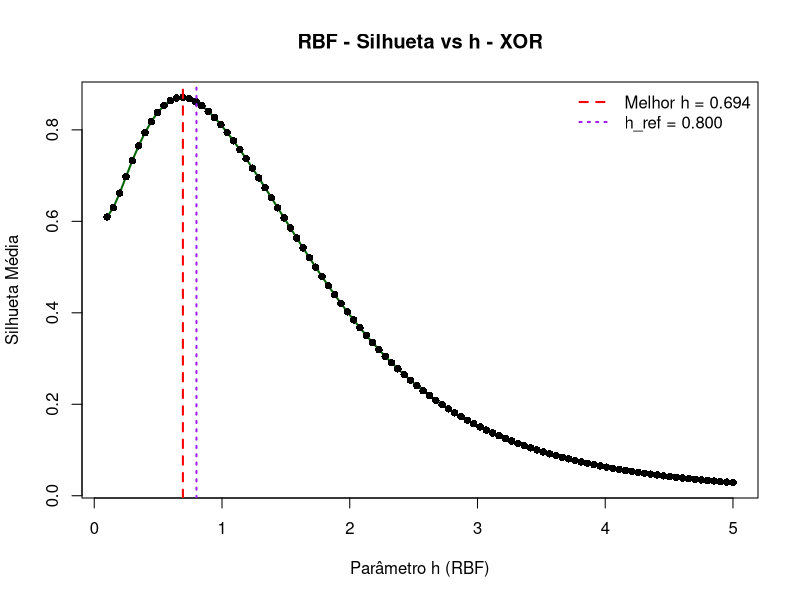
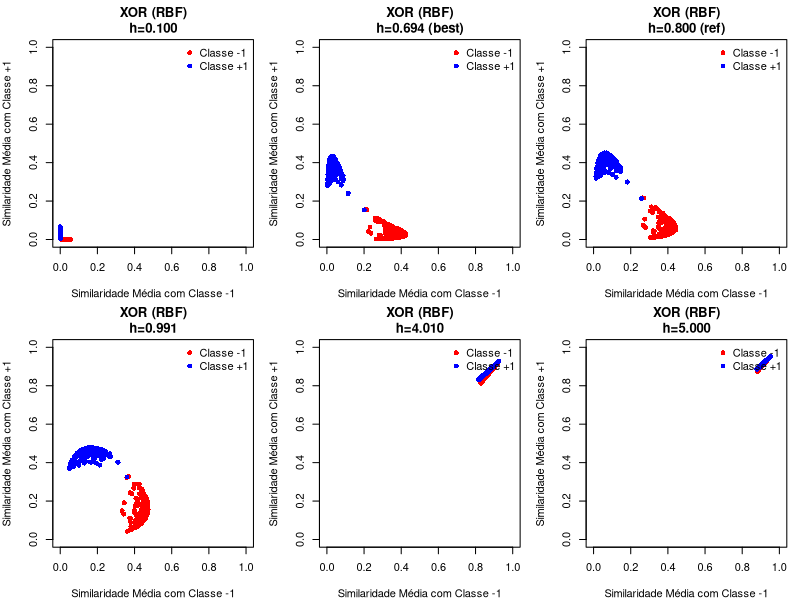
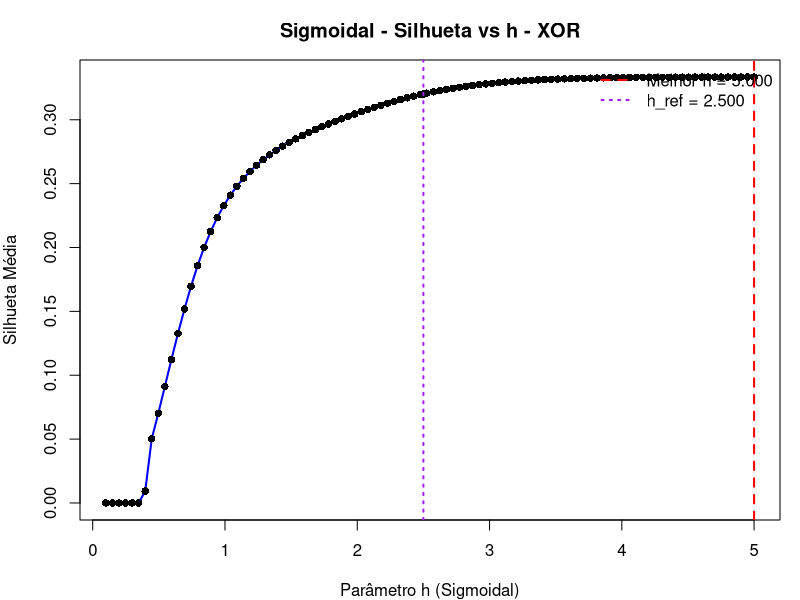
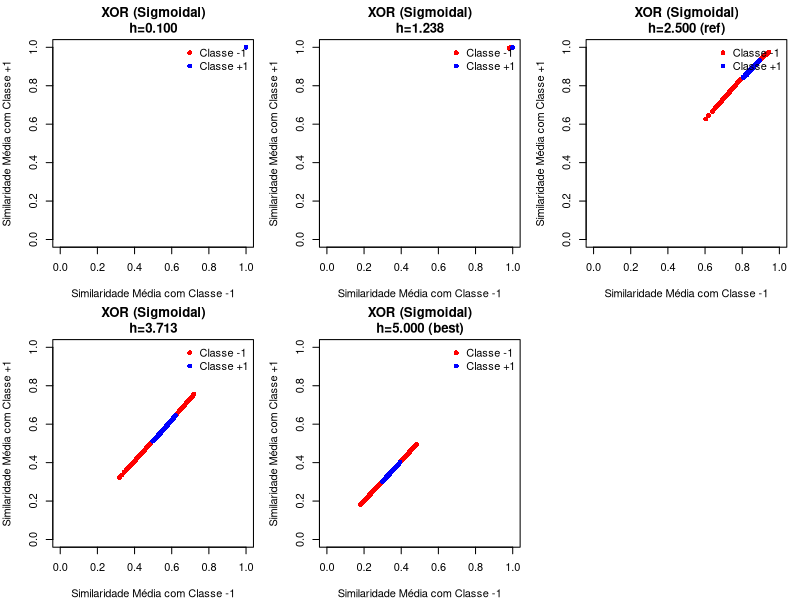
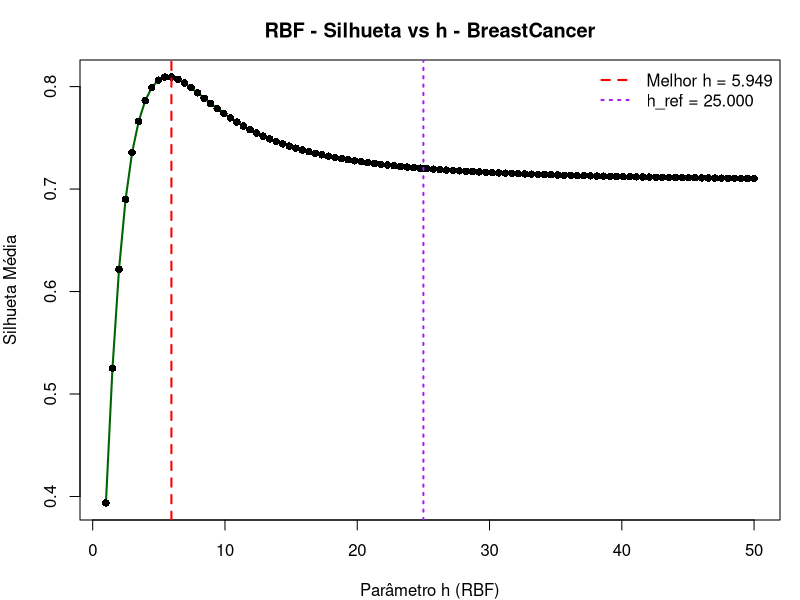
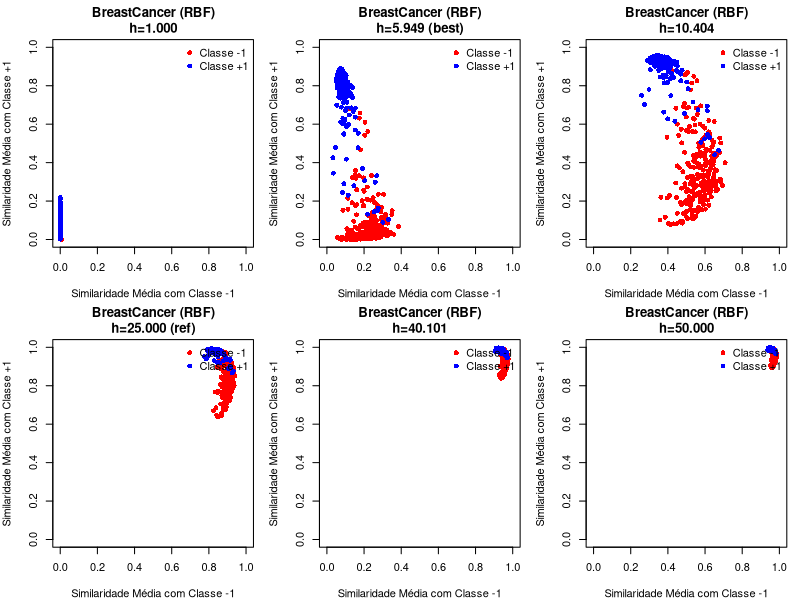
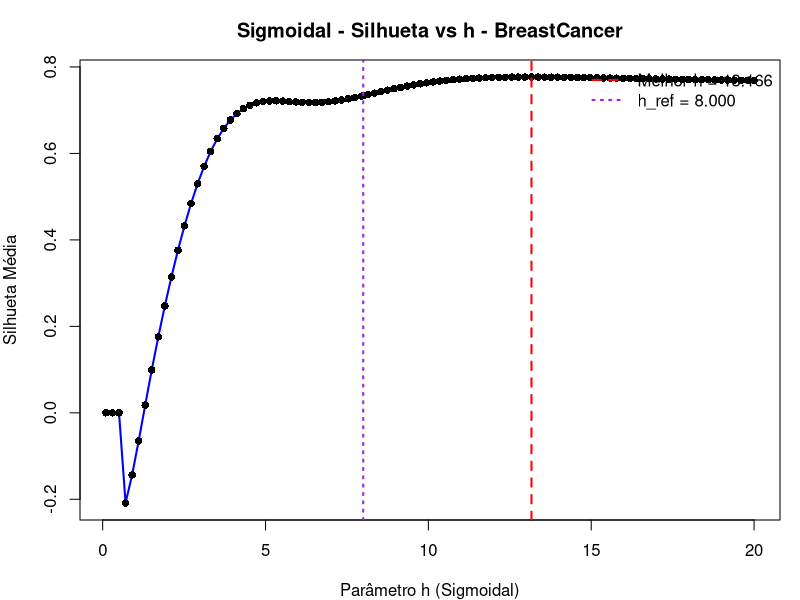
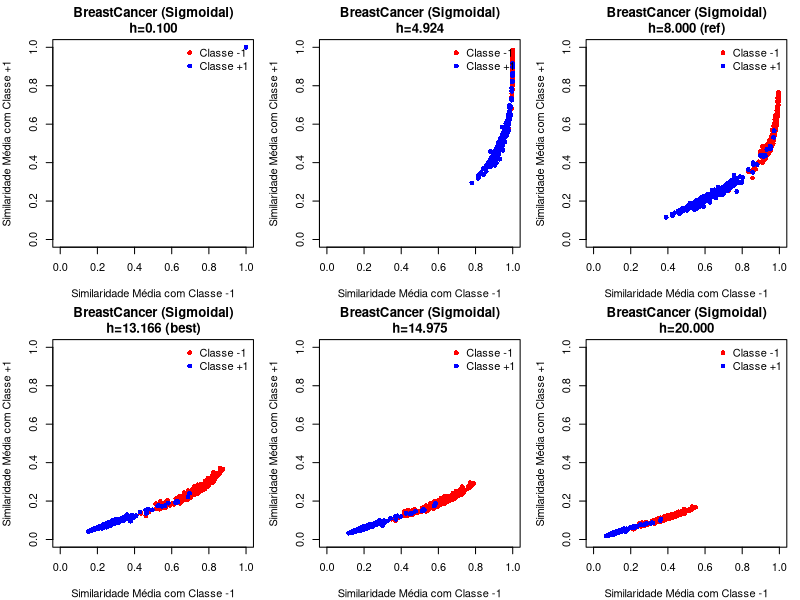

Generate these figures, in order, with R:
# Limpeza inicial
rm(list = ls())
if (length(dev.list())) dev.off()

# Bibliotecas
library(kernlab)
library(mlbench)
library(cluster)

set.seed(203)

# Função de plotagem (sem alterações)
plot_similarity_space <- function(p1, p2, title) {
  plot(NULL, main = title,
       xlab = "Similaridade Média com Classe -1",
       ylab = "Similaridade Média com Classe +1",
       xlim = c(0, 1), ylim = c(0, 1),
       cex.main = 1.2, cex.axis = 1, cex.lab = 1)
  points(p1[,1], p1[,2], col = "red", pch = 16)
  points(p2[,1], p2[,2], col = "blue", pch = 16)
  legend("topright", legend = c("Classe -1", "Classe +1"),
         col = c("red", "blue"), pch = 16, bty = "n")
}

# ==========================================================================
# FUNÇÃO DE EXPERIMENTO PARA KERNEL RBF (IMPLEMENTAÇÃO COMPLETA)
# ==========================================================================
run_rbf_experiment <- function(X, Y, dataset_name, h_ref = NULL, h_min = 0.1, h_max = 200) {
  cat(sprintf("\n>>> Iniciando análise RBF para o dataset: %s\n", dataset_name))
  cat(sprintf("--- Usando faixa de h: [%.1f, %.1f]\n", h_min, h_max))
  
  C1_LABEL <- -1; C2_LABEL <- 1
  xc1 <- X[Y == C1_LABEL, ]; xc2 <- X[Y == C2_LABEL, ]
  nc1 <- nrow(xc1); nc2 <- nrow(xc2)
  if (nc1 < 2 || nc2 < 2) stop("Uma das classes não tem amostras suficientes.")
  X_ord <- rbind(xc1, xc2)

  dall <- as.matrix(dist(X_ord))
  
  h_list <- sort(unique(c(seq(h_min, h_max, length.out = 100), h_ref)))
  h_list <- h_list[h_list > 0]
  
  sil_arr <- numeric(length(h_list))
  proj_list <- vector("list", length(h_list))
  
  for (i in seq_along(h_list)) {
    h <- h_list[i]
    K <- exp(- (dall * dall) / (2 * h^2))
    
    k11 <- K[1:nc1, 1:nc1]; k12 <- K[1:nc1, (nc1+1):(nc1+nc2)]; k22 <- K[(nc1+1):(nc1+nc2), (nc1+1):(nc1+nc2)]
    p11 <- rowSums(k11)/nc1; p12 <- rowSums(k12)/nc2
    p21 <- colSums(k12)/nc1; p22 <- rowSums(k22)/nc2
    p1 <- cbind(p11, p12); p2 <- cbind(p21, p22)
    proj_list[[i]] <- list(p1=p1, p2=p2)
    
    pts <- rbind(p1, p2); lbls <- c(rep(C1_LABEL, nc1), rep(C2_LABEL, nc2))
    sil <- silhouette(as.integer(as.factor(lbls)), dist(pts))
    sil_arr[i] <- mean(sil[,'sil_width'], na.rm=T)
  }

  df_sil <- data.frame(h=h_list, sil=sil_arr); top10 <- head(df_sil[order(-df_sil$sil, na.last=NA), ], 10)
  print("Top 10 valores de h (RBF):"); print(top10)
  
  best_idx <- which.max(sil_arr); best_h <- h_list[best_idx]
  
  plot(h_list, sil_arr, type='l', lwd=2, col='darkgreen', xlab='Parâmetro h (RBF)', ylab='Silhueta Média', main=paste('RBF - Silhueta vs h -', dataset_name))
  points(h_list, sil_arr, pch=16)
  if(!is.na(best_h)) abline(v=best_h, col='red', lty=2, lwd=2)
  if(!is.null(h_ref)) abline(v=h_ref, col='purple', lty=3, lwd=2)
  legend('topright', bty="n", legend=c(if(!is.na(best_h)) sprintf('Melhor h = %.3f', best_h), if(!is.null(h_ref)) sprintf('h_ref = %.3f', h_ref)), col=c('red','purple'), lty=c(2,3), lwd=2)

  select_h <- sort(unique(c(h_list[1], h_list[20], if(!is.null(h_ref)) h_ref, best_h, h_list[length(h_list)-20], h_list[length(h_list)])))
  par(mfrow=c(2, ceiling(length(select_h)/2)), mar=c(4,4,3,1))
  for(h_val in select_h) {
    if(is.na(h_val)) next
    idx_to_plot <- which(h_list == h_val)[1]; pr <- proj_list[[idx_to_plot]]
    title <- sprintf('%s (RBF)\nh=%.3f%s', dataset_name, h_val, if(!is.null(h_ref)&&h_val==h_ref) ' (ref)' else if(h_val==best_h) ' (best)' else '')
    plot_similarity_space(pr$p1, pr$p2, title)
  }
  par(mfrow=c(1,1))
  cat(sprintf("<<< Análise RBF para %s concluída.\n", dataset_name))
}


# ==========================================================================
# FUNÇÃO DE EXPERIMENTO PARA KERNEL SIGMOIDAL (IMPLEMENTAÇÃO COMPLETA)
# ==========================================================================
run_sigmoid_experiment <- function(X, Y, dataset_name, h_ref = NULL, h_min = 0.1, h_max = 500) {
  cat(sprintf("\n>>> Iniciando análise SIGMOIDAL para o dataset: %s\n", dataset_name))
  cat(sprintf("--- Usando faixa de h: [%.1f, %.1f]\n", h_min, h_max))
  
  C1_LABEL <- -1; C2_LABEL <- 1
  xc1 <- X[Y == C1_LABEL, ]; xc2 <- X[Y == C2_LABEL, ]
  nc1 <- nrow(xc1); nc2 <- nrow(xc2)
  if (nc1 < 2 || nc2 < 2) stop("Uma das classes não tem amostras suficientes.")
  X_ord <- rbind(xc1, xc2)

  dot_product_matrix <- X_ord %*% t(X_ord)
  
  h_list <- sort(unique(c(seq(h_min, h_max, length.out = 100), h_ref)))
  h_list <- h_list[h_list > 0]
  
  sil_arr <- numeric(length(h_list))
  proj_list <- vector("list", length(h_list))
  
  for (i in seq_along(h_list)) {
    h <- h_list[i]
    K <- tanh(dot_product_matrix / (2 * h^2))
    
    k11 <- K[1:nc1, 1:nc1]; k12 <- K[1:nc1, (nc1+1):(nc1+nc2)]; k22 <- K[(nc1+1):(nc1+nc2), (nc1+1):(nc1+nc2)]
    p11 <- rowSums(k11)/nc1; p12 <- rowSums(k12)/nc2
    p21 <- colSums(k12)/nc1; p22 <- rowSums(k22)/nc2
    p1 <- cbind(p11, p12); p2 <- cbind(p21, p22)
    proj_list[[i]] <- list(p1 = p1, p2 = p2) 

    pts <- rbind(p1, p2); lbls <- c(rep(C1_LABEL, nc1), rep(C2_LABEL, nc2))
    sil <- silhouette(as.integer(as.factor(lbls)), dist(pts))
    sil_arr[i] <- mean(sil[, 'sil_width'], na.rm = TRUE)
  }

  df_sil <- data.frame(h = h_list, sil = sil_arr)
  top10 <- head(df_sil[order(-df_sil$sil, na.last = NA), ], 10)
  print("Top 10 valores de h (Sigmoidal):"); print(top10)

  best_idx <- which.max(sil_arr); best_h <- h_list[best_idx]
  
  plot(h_list, sil_arr, type = 'l', lwd = 2, col = 'blue',
       xlab = 'Parâmetro h (Sigmoidal)', ylab = 'Silhueta Média',
       main = paste('Sigmoidal - Silhueta vs h -', dataset_name))
  points(h_list, sil_arr, pch = 16)
  
  if (!is.na(best_h)) abline(v = best_h, col = 'red', lty = 2, lwd = 2)
  if (!is.null(h_ref)) abline(v = h_ref, col = 'purple', lty = 3, lwd = 2)
  
  legend('topright', bty="n",
         legend = c(if(!is.na(best_h)) sprintf('Melhor h = %.3f', best_h),
                    if(!is.null(h_ref)) sprintf('h_ref = %.3f', h_ref)),
         col = c('red', 'purple'), lty = c(2, 3), lwd = 2)

  select_h <- sort(unique(c(h_list[1], h_list[findInterval(0.25*max(h_list), h_list)], if (!is.null(h_ref)) h_ref, best_h, h_list[findInterval(0.75*max(h_list), h_list)], h_list[length(h_list)])))
  par(mfrow = c(2, ceiling(length(select_h)/2)), mar = c(4,4,3,1))
  for (h_val in select_h) {
    if(is.na(h_val)) next
    idx_to_plot <- which(h_list == h_val)[1] 
    pr <- proj_list[[idx_to_plot]]
    title <- sprintf('%s (Sigmoidal)\nh=%.3f%s', dataset_name, h_val,
                     if (!is.null(h_ref) && h_val == h_ref) ' (ref)' else if (h_val == best_h) ' (best)' else '')
    plot_similarity_space(pr$p1, pr$p2, title)
  }
  par(mfrow=c(1,1))
  cat(sprintf("<<< Análise SIGMOIDAL para %s concluída.\n", dataset_name))
}


# ==========================================================================
# BLOCOS DE EXECUÇÃO
# ==========================================================================
# --- MODIFICADO: Configurações centralizadas para todos os experimentos ---
datasets_info <- list(
  list(name="XOR", 
       h_ref_rbf=0.8, h_min_rbf=0.1, h_max_rbf=5,
       h_ref_sigmoid=2.5, h_min_sigmoid=0.1, h_max_sigmoid=5,
       loader=function() { N<-100;n<-2;C1_LABEL<--1;C2_LABEL<-1;m1<-c(2,2);m2<-c(4,4);m3<-c(2,4);m4<-c(4,2);v<-0.3;g1<-matrix(rnorm(2*N),ncol=n)*v+matrix(m1,nrow=N,ncol=n,byrow=T);g2<-matrix(rnorm(2*N),ncol=n)*v+matrix(m2,nrow=N,ncol=n,byrow=T);g3<-matrix(rnorm(2*N),ncol=n)*v+matrix(m3,nrow=N,ncol=n,byrow=T);g4<-matrix(rnorm(2*N),ncol=n)*v+matrix(m4,nrow=N,ncol=n,byrow=T);xc1<-rbind(g1,g2);xc2<-rbind(g3,g4);X<-rbind(xc1,xc2);Y<-c(rep(C1_LABEL,nrow(xc1)),rep(C2_LABEL,nrow(xc2))); list(X=X,Y=Y) }),
  list(name="BreastCancer", 
       h_ref_rbf=25, h_min_rbf=1, h_max_rbf=50,
       h_ref_sigmoid=8, h_min_sigmoid=0.1, h_max_sigmoid=20,
       loader=function() { data(BreastCancer, package='mlbench'); bc_data <- BreastCancer[complete.cases(BreastCancer),-1]; X <- data.matrix(bc_data[,1:9]); Y <- ifelse(bc_data$Class=='benign',1,-1); list(X=X,Y=Y) }),
  list(name="Zoo", 
       h_ref_rbf=1.7, h_min_rbf=0.1, h_max_rbf=5,
       h_ref_sigmoid=2.6, h_min_sigmoid=0.1, h_max_sigmoid=5,
       loader=function() { data(Zoo, package='mlbench'); X <- data.matrix(Zoo[,-c(1,17)]); Y <- ifelse(Zoo$type=='mammal',1,-1); list(X=X,Y=Y) }),
  list(name="Vehicle", 
       h_ref_rbf=50, h_min_rbf=1, h_max_rbf=200,
       h_ref_sigmoid=400, h_min_sigmoid=1, h_max_sigmoid=500,
       loader=function() { data(Vehicle, package='mlbench'); X <- data.matrix(Vehicle[,-ncol(Vehicle)]); Y <- ifelse(Vehicle$Class=='bus',1,-1); list(X=X,Y=Y) }),
  list(name="Glass", 
       h_ref_rbf=1.9, h_min_rbf=0.1, h_max_rbf=10,
       h_ref_sigmoid=60, h_min_sigmoid=1, h_max_sigmoid=100,
       loader=function() { data(Glass, package='mlbench'); X <- data.matrix(Glass[,-ncol(Glass)]); Y <- ifelse(Glass$Type=='1',1,-1); list(X=X,Y=Y) })
)

# --- Loop principal de execução ---
for (info in datasets_info) {
  data <- info$loader()
  
  # Executa a análise para o Kernel RBF
  run_rbf_experiment(data$X, data$Y, info$name, 
                     h_ref = info$h_ref_rbf,
                     h_min = info$h_min_rbf,
                     h_max = info$h_max_rbf)
  
  # Executa a análise para o Kernel Sigmoidal
  run_sigmoid_experiment(data$X, data$Y, info$name, 
                         h_ref = info$h_ref_sigmoid,
                         h_min = info$h_min_sigmoid,
                         h_max = info$h_max_sigmoid)
}
